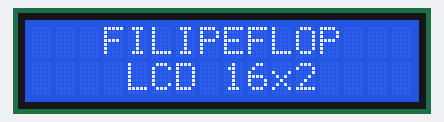
Simulated run of this sketch. Board: Arduino Uno, built with avr-gcc and run on an emulated ATmega328P. On the bench: 16×2 character LCD.

Above: at 0.1 s.
At 5.21 s:
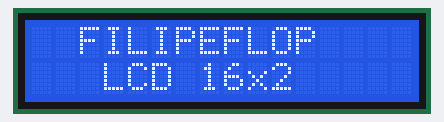
At 6.11 s:
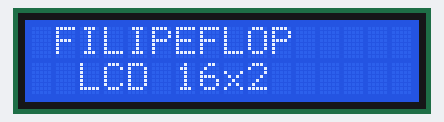
At 7.01 s:
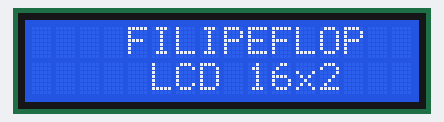
At 7.62 s:
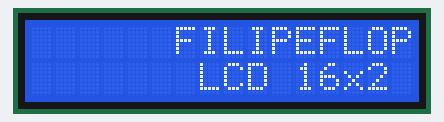

Measured:
- by itself, everything shown: repeats every 7.7 s, in 10 steps

The sketch:

teste_lcd.ino
```cpp
#include <LiquidCrystal.h>


LiquidCrystal lcd(7, 6, 5, 4, 3, 2);

void setup() {
  lcd.begin(16, 2);
}

void loop() {
  lcd.clear();
  lcd.setCursor(3, 0);
  lcd.print("FILIPEFLOP");
  lcd.setCursor(3, 1);
  lcd.print(" LCD 16x2");
  delay(5000);

  //Rolagem para a esquerda
  for (int posicao = 0; posicao < 3; posicao++)
  {
    lcd.scrollDisplayLeft();
    delay(300);
  }

  //Rolagem para a direita
  for (int posicao = 0; posicao < 6; posicao++)
  {
    lcd.scrollDisplayRight();
    delay(300);
  }
}
```
